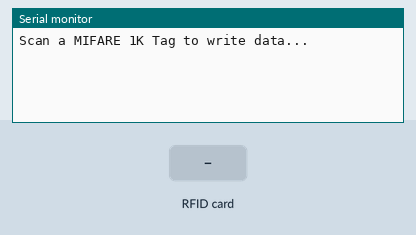
Recording of a sketch running on a simulated ESP8266 (NodeMCU). Parts: the last lines printed to the serial monitor. The test bench sets the inputs (shaded band).

Above: at 1.2 s.
1.3 s: RFID card 21 20 40 07 held to the reader
At 2.65 s:
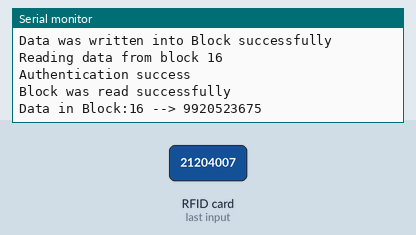
2.8 s: RFID card 99 20 52 36 75 held to the reader
At 2.88 s:
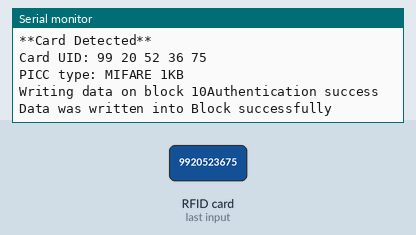
4.3 s: RFID card 5E 7A 19 C4 held to the reader
At 4.44 s:
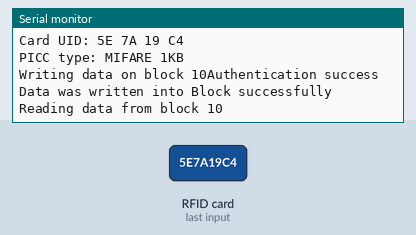
Timing chart, 0 to 7.3 s (numbered marks = the images above; inputs shaded):
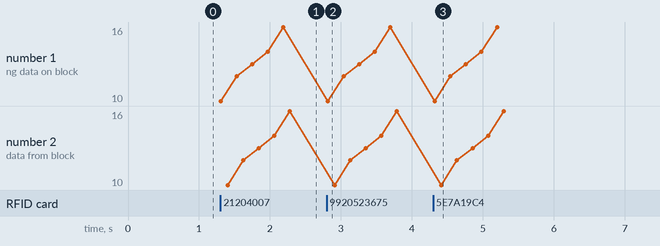

Measured:
- after the input at 1.3 s, the serial monitor: prints a new line at once (image 1)
- after the input at 2.8 s, the serial monitor: prints a new line at once (image 2)
- after the input at 4.3 s, the serial monitor: prints a new line at once (image 3)

The sketch:

student_data.ino
```cpp
#include <SPI.h>
#include <MFRC522.h>
//--------------------------------------------------
//GPIO 0 --> D3
//GPIO 2 --> D4
const uint8_t RST_PIN = D3;
const uint8_t SS_PIN = D4;
//--------------------------------------------------
MFRC522 mfrc522(SS_PIN, RST_PIN);
MFRC522::MIFARE_Key key;
//--------------------------------------------------
/* Be aware of Sector Trailer Blocks */
int blockNum = 4;
byte block_data[16];
/* Create array to read data from Block */
/* Length of buffer should be 4 Bytes
more than the size of Block (16 Bytes) */
byte bufferLen = 18;
byte readBlockData[18];
//--------------------------------------------------
MFRC522::StatusCode status;
//--------------------------------------------------


void setup()
{
  //------------------------------------------------------
  //Initialize serial communications with PC
  Serial.begin(9600);
  //------------------------------------------------------
  //Initialize SPI bus
  SPI.begin();
  //------------------------------------------------------
  //Initialize MFRC522 Module
  mfrc522.PCD_Init();
  Serial.println("Scan a MIFARE 1K Tag to write data...");
  //------------------------------------------------------
}


/****************************************************************************************************
 * loop() function
 ****************************************************************************************************/
void loop()
{
  //------------------------------------------------------------------------------
  /* Prepare the ksy for authentication */
  /* All keys are set to FFFFFFFFFFFFh at chip delivery from the factory */
  for (byte i = 0; i < 6; i++){
    key.keyByte[i] = 0xFF;
  }
  //------------------------------------------------------------------------------
  /* Look for new cards */
  /* Reset the loop if no new card is present on RC522 Reader */
  if ( ! mfrc522.PICC_IsNewCardPresent()){return;}
  //------------------------------------------------------------------------------
  /* Select one of the cards */
  if ( ! mfrc522.PICC_ReadCardSerial()) {return;}
  //------------------------------------------------------------------------------
  Serial.print("\n");
  Serial.println("**Card Detected**");
  /* Print UID of the Card */
  Serial.print(F("Card UID:"));
  for (byte i = 0; i < mfrc522.uid.size; i++){
    Serial.print(mfrc522.uid.uidByte[i] < 0x10 ? " 0" : " ");
    Serial.print(mfrc522.uid.uidByte[i], HEX);
  }
  Serial.print("\n");
  /* Print type of card (for example, MIFARE 1K) */
  Serial.print(F("PICC type: "));
  MFRC522::PICC_Type piccType = mfrc522.PICC_GetType(mfrc522.uid.sak);
  Serial.println(mfrc522.PICC_GetTypeName(piccType));

  //------------------------------------------------------------------------------
  //MMMMMMMMMMMMMMMMMMMMMMMMMMMMMMMMMMMMMMMMMMMMMMMMMMMM
  blockNum = 10;
  toBlockDataArray("21204007"); //Student ID
  WriteDataToBlock(blockNum, block_data);
  ReadDataFromBlock(blockNum, readBlockData);
  dumpSerial(blockNum, readBlockData);
  //MMMMMMMMMMMMMMMMMMMMMMMMMMMMMMMMMMMMMMMMMMMMMMMMMMMM
  //MMMMMMMMMMMMMMMMMMMMMMMMMMMMMMMMMMMMMMMMMMMMMMMMMMMM
  blockNum = 12;
  toBlockDataArray("Vaishnavi"); //First Name
  WriteDataToBlock(blockNum, block_data);
  ReadDataFromBlock(blockNum, readBlockData);
  dumpSerial(blockNum, readBlockData);
  //MMMMMMMMMMMMMMMMMMMMMMMMMMMMMMMMMMMMMMMMMMMMMMMMMMMM
  //MMMMMMMMMMMMMMMMMMMMMMMMMMMMMMMMMMMMMMMMMMMMMMMMMMMM
  blockNum = 13;
  toBlockDataArray("Bhalerao"); //Last Name
  WriteDataToBlock(blockNum, block_data);
  ReadDataFromBlock(blockNum, readBlockData);
  dumpSerial(blockNum, readBlockData);
  //MMMMMMMMMMMMMMMMMMMMMMMMMMMMMMMMMMMMMMMMMMMMMMMMMMMM
  //MMMMMMMMMMMMMMMMMMMMMMMMMMMMMMMMMMMMMMMMMMMMMMMMMMMM
  blockNum = 14;
  toBlockDataArray("Vaibhav"); //Father's Name
  WriteDataToBlock(blockNum, block_data);
  ReadDataFromBlock(blockNum, readBlockData);
  dumpSerial(blockNum, readBlockData);
  //MMMMMMMMMMMMMMMMMMMMMMMMMMMMMMMMMMMMMMMMMMMMMMMMMMMM
  //MMMMMMMMMMMMMMMMMMMMMMMMMMMMMMMMMMMMMMMMMMMMMMMMMMMM
  blockNum = 16;
  toBlockDataArray("9920523675"); //Phone
  WriteDataToBlock(blockNum, block_data);
  ReadDataFromBlock(blockNum, readBlockData);
  dumpSerial(blockNum, readBlockData);
  //MMMMMMMMMMMMMMMMMMMMMMMMMMMMMMMMMMMMMMMMMMMMMMMMMMMM
  //MMMMMMMMMMMMMMMMMMMMMMMMMMMMMMMMMMMMMMMMMMMMMMMMMMMM
  // blockNum = 10;
  // toBlockDataArray("+923004447777"); //Phone Number
  // WriteDataToBlock(blockNum, block_data);
  // ReadDataFromBlock(blockNum, readBlockData);
  // dumpSerial(blockNum, readBlockData);
  //MMMMMMMMMMMMMMMMMMMMMMMMMMMMMMMMMMMMMMMMMMMMMMMMMMMM
}


/****************************************************************************************************
 * Writ() function
 ****************************************************************************************************/
void WriteDataToBlock(int blockNum, byte blockData[])
{
   Serial.print("Writing data on block ");
   Serial.print(blockNum);
  //------------------------------------------------------------------------------
  /* Authenticating the desired data block for write access using Key A */
  status = mfrc522.PCD_Authenticate(MFRC522::PICC_CMD_MF_AUTH_KEY_A, blockNum, &key, &(mfrc522.uid));
  if (status != MFRC522::STATUS_OK){
    Serial.print("Authentication failed for Write: ");
    Serial.println(mfrc522.GetStatusCodeName(status));
    return;
  }
  //------------------------------------------------------------------------------
  else {
    Serial.println("Authentication success");
  }
  //------------------------------------------------------------------------------
  /* Write data to the block */
  status = mfrc522.MIFARE_Write(blockNum, blockData, 16);
  if (status != MFRC522::STATUS_OK) {
    Serial.print("Writing to Block failed: ");
    Serial.println(mfrc522.GetStatusCodeName(status));
    return;
  }
  else
  {Serial.println("Data was written into Block successfully");}
  //------------------------------------------------------------------------------
}


/****************************************************************************************************
 * ReadDataFromBlock() function
 ****************************************************************************************************/
void ReadDataFromBlock(int blockNum, byte readBlockData[])
{
   Serial.print("Reading data from block ");
   Serial.println(blockNum);
  //------------------------------------------------------------------------------
  /* Authenticating the desired data block for Read access using Key A */
  status = mfrc522.PCD_Authenticate(MFRC522::PICC_CMD_MF_AUTH_KEY_A, blockNum, &key, &(mfrc522.uid));
  //------------------------------------------------------------------------------
  if (status != MFRC522::STATUS_OK){
   Serial.print("Authentication failed for Read: ");
   Serial.println(mfrc522.GetStatusCodeName(status));
   return;
  }
  else {
    Serial.println("Authentication success");
  }
  //------------------------------------------------------------------------------
  /* Reading data from the Block */
  status = mfrc522.MIFARE_Read(blockNum, readBlockData, &bufferLen);
  if (status != MFRC522::STATUS_OK){
    Serial.print("Reading failed: ");
    Serial.println(mfrc522.GetStatusCodeName(status));
    return;
  }
  else {
    Serial.println("Block was read successfully");
  }
  //------------------------------------------------------------------------------
}


/****************************************************************************************************
 * dumpSerial() function
 ****************************************************************************************************/
void dumpSerial(int blockNum, byte blockData[])
{
   Serial.print("\n");
   Serial.print("Data in Block:");
   Serial.print(blockNum);
   Serial.print(" --> ");
   for (int j=0 ; j<16 ; j++){
     Serial.write(readBlockData[j]);
   }
   Serial.print("\n");Serial.print("\n");
}


/****************************************************************************************************
 * dumpSerial() function
 ****************************************************************************************************/
void toBlockDataArray(String str)
{
  byte len = str.length();
  if(len > 16) len = 16;
  for (byte i = 0; i < len; i++) block_data[i] = str[i];
  for (byte i = len; i < 16; i++) block_data[i] = ' ';
}
```
